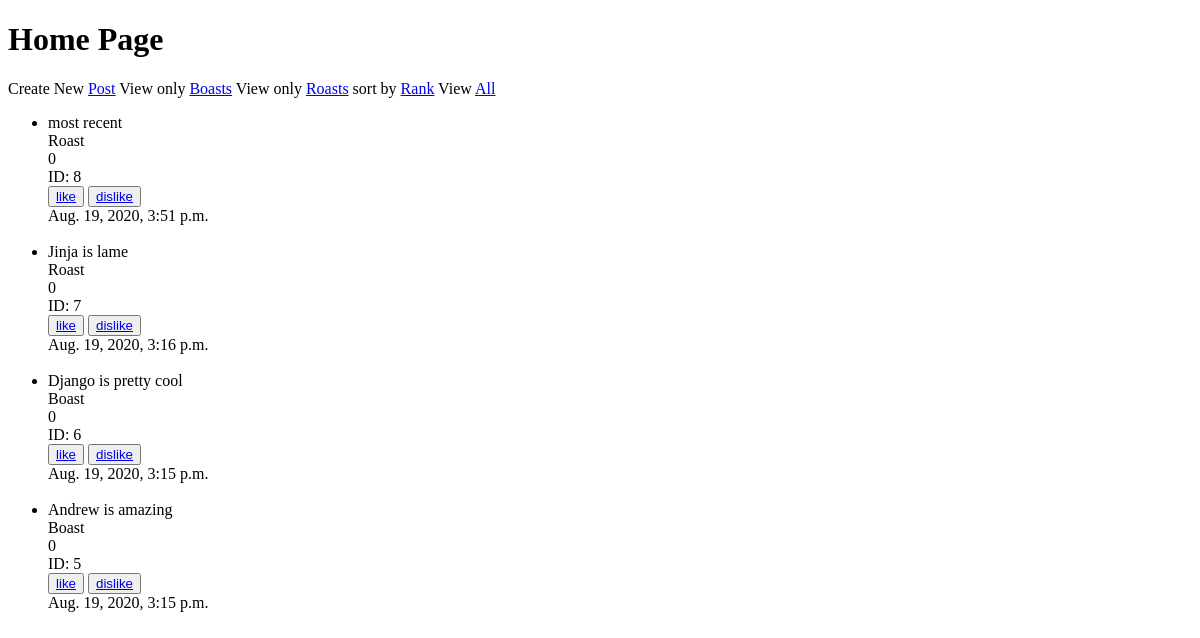
The app's page /, older data.
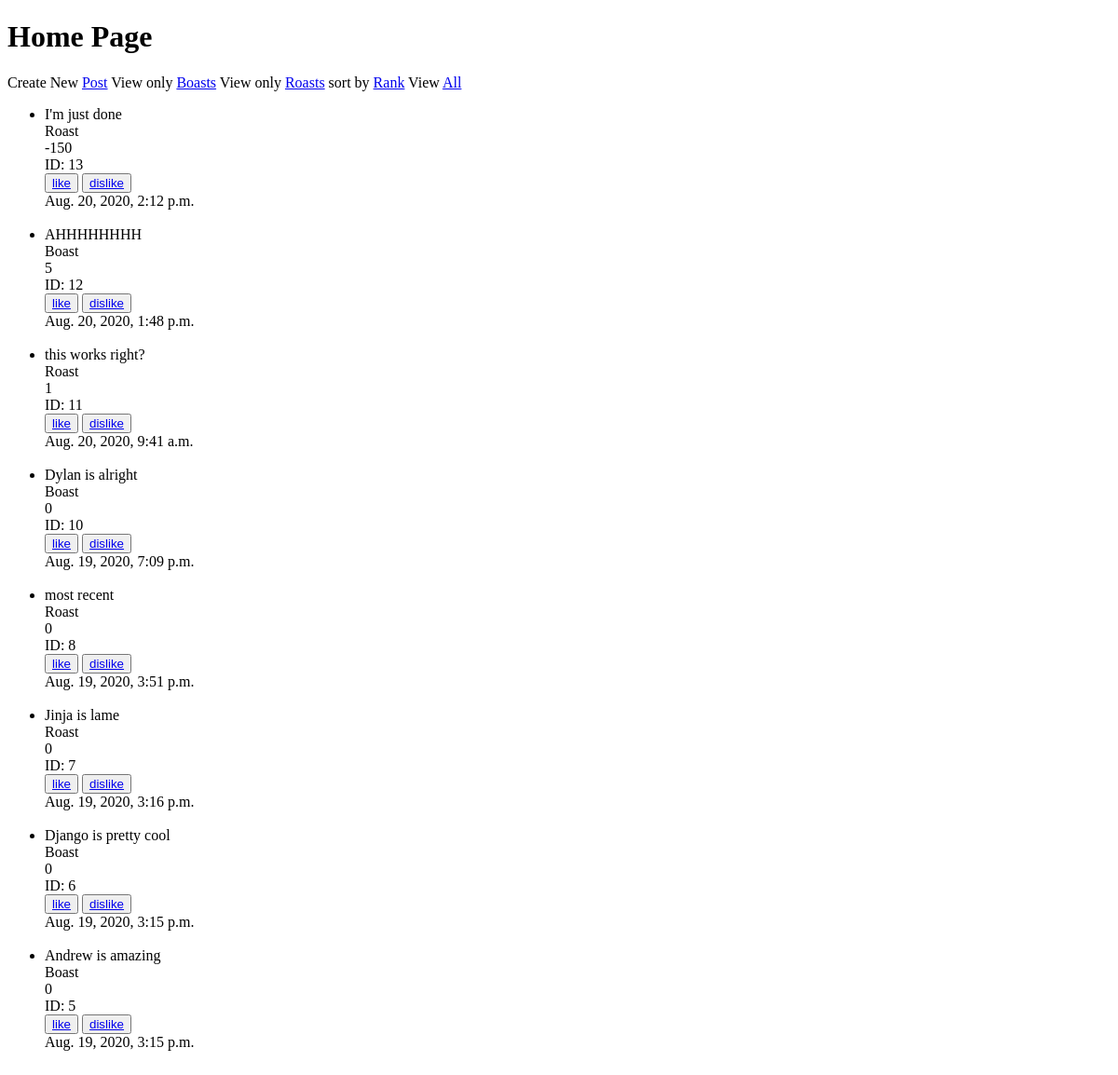
The same page, newer data.
### Ghost_App/models.py (models this page shows)
class BoastOrRoast(models.Model):
    description = models.CharField(max_length=240)
    is_boast = models.BooleanField(default=False, blank=True)
    date = models.DateTimeField(default=datetime.now)
    up_votes = models.IntegerField(default=0)
    down_votes = models.IntegerField(default=0)
    vote_score = models.IntegerField(default=0)

### Ghost_App/views.py (the view)
# urls.py: path('', views.index),
def index (request):
    data = BoastOrRoast.objects.order_by('-date')
    return render(request, 'index.html', {'data':data})

### Ghost_App/templates/index.html (shortened to what this page needs)
<!DOCTYPE html>
<html lang="en">
<head>
</head>
<body>
    <h1>Home Page</h1>
    <span>Create New <a href="/addpost">Post</a></span>
    <span>View only <a href="/boasts">Boasts</a></span>
    <span>View only <a href="/roasts">Roasts</a></span>
    <span>sort by <a href="/rank">Rank</a></span>
    <span>View <a href="/">All</a></span>
    <ul>
        {% for post in data %}
        <li>
            {{post.description}}
            <br>
            {% if post.is_boast %}
            Boast
            {% else %}
            Roast
            {% endif %}
            <br>
            {{post.vote_score}}
            <br>
            ID: {{post.id}}
            <br>
            <button>
                <a href='/like/{{post.id}}/'>
                    like
                </a>
            </button>
            <button>
                <a href='/dislike/{{post.id}}/'>
                    dislike
                </a>
            </button>
            <br>
            {{post.date}}
        </li>
        <br>
        {% endfor %}
    </ul>
</body>
</html>

Row changes from the older to the newer data that the page shows:
added BoastOrRoast: description "I'm just done", is_boast "Roast", vote_score "-150", id "13", date "Aug. 20, 2020, 2:12 p.m."
added BoastOrRoast: description "AHHHHHHHH", is_boast "Boast", vote_score "5", id "12", date "Aug. 20, 2020, 1:48 p.m."
added BoastOrRoast: description "this works right?", is_boast "Roast", vote_score "1", id "11", date "Aug. 20, 2020, 9:41 a.m."
added BoastOrRoast: description "Dylan is alright", is_boast "Boast", vote_score "0", id "10", date "Aug. 19, 2020, 7:09 p.m."
